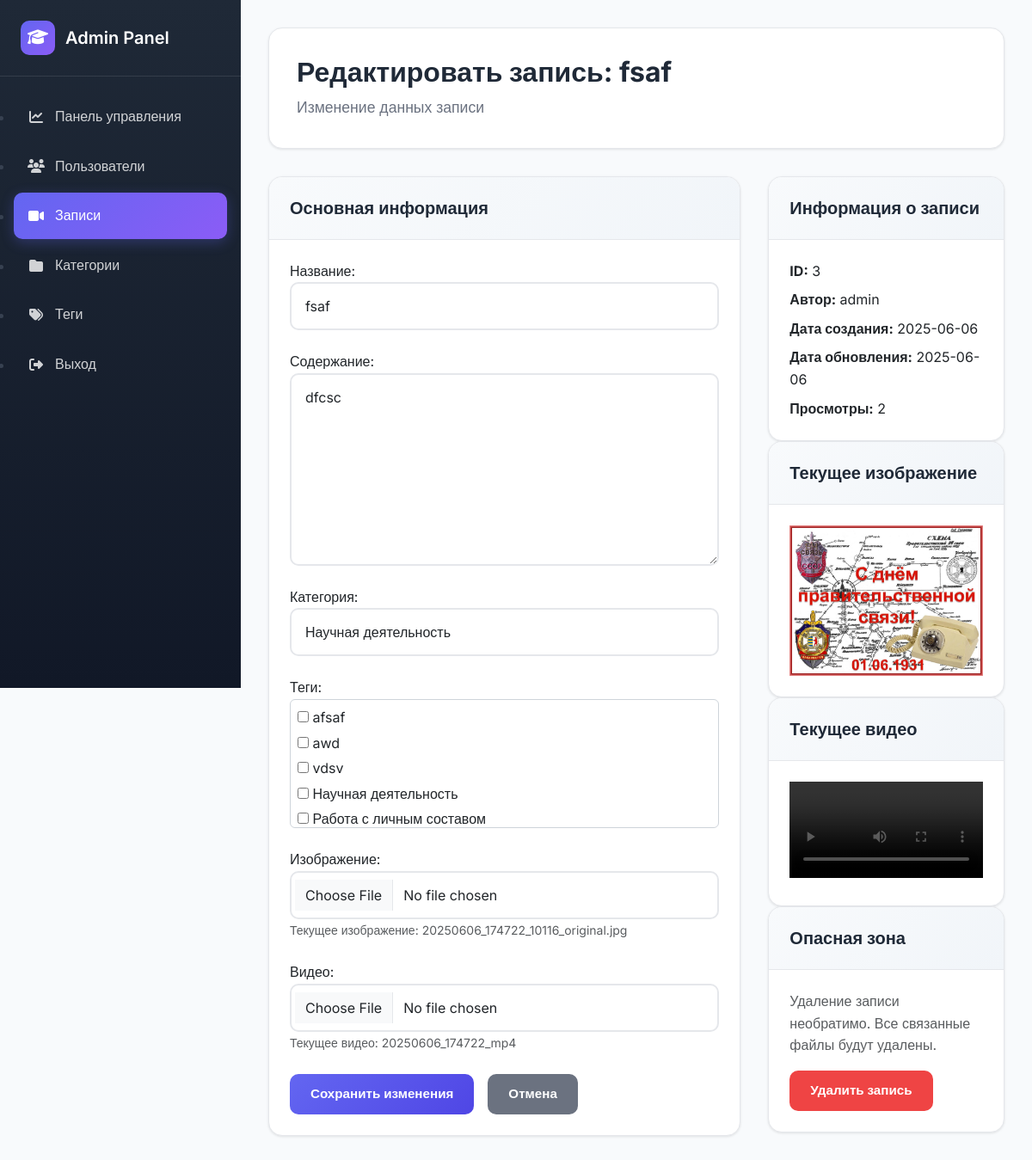
The page /admin/recordings/3/edit (signed in) on the database its author committed.
### tables this page shows
CREATE TABLE recordings (
            id INTEGER PRIMARY KEY AUTOINCREMENT,
            title TEXT NOT NULL,
            content TEXT,
            image_path TEXT,
            video_path TEXT,
            category_id INTEGER,
            author_id INTEGER,
            created_at TIMESTAMP DEFAULT CURRENT_TIMESTAMP,
            updated_at TIMESTAMP DEFAULT CURRENT_TIMESTAMP,
            views INTEGER DEFAULT 0,
            FOREIGN KEY (category_id) REFERENCES categories (id),
            FOREIGN KEY (author_id) REFERENCES users (id)
        );

CREATE TABLE categories (
            id INTEGER PRIMARY KEY AUTOINCREMENT,
            name TEXT UNIQUE NOT NULL,
            created_at TIMESTAMP DEFAULT CURRENT_TIMESTAMP
        );

CREATE TABLE tags (
            id INTEGER PRIMARY KEY AUTOINCREMENT,
            name TEXT UNIQUE NOT NULL,
            created_at TIMESTAMP DEFAULT CURRENT_TIMESTAMP
        );

CREATE TABLE users (
            id INTEGER PRIMARY KEY AUTOINCREMENT,
            username TEXT UNIQUE NOT NULL,
            email TEXT UNIQUE NOT NULL,
            password_hash TEXT NOT NULL,
            role TEXT DEFAULT 'user',
            avatar TEXT,
            bio TEXT,
            created_at TIMESTAMP DEFAULT CURRENT_TIMESTAMP,
            last_login TIMESTAMP,
            is_active BOOLEAN DEFAULT 1
        );

### backend/app.py (the view, shortened to what this page needs)
@app.route('/admin/recordings/<int:recording_id>/edit', methods=['GET', 'POST'])
@admin_required
def edit_recording(recording_id):
    db = get_db()
    cursor = db.cursor()
    cursor.execute('''
        SELECT r.*, c.name as category_name, u.username as author_username
        FROM recordings r
        LEFT JOIN categories c ON r.category_id = c.id
        LEFT JOIN users u ON r.author_id = u.id
        WHERE r.id = ?
    ''', (recording_id,))
    recording = cursor.fetchone()
    if not recording:
        flash('Recording not found', 'error')
        return redirect(url_for('admin_recordings'))
    cursor.execute('''
        SELECT t.id, t.name FROM tags t
        JOIN recording_tags rt ON t.id = rt.tag_id
        WHERE rt.recording_id = ?
    ''', (recording_id,))
    recording_tags = cursor.fetchall()
    cursor.execute('SELECT * FROM categories ORDER BY name')
    categories = cursor.fetchall()
    cursor.execute('SELECT * FROM tags ORDER BY name')
    tags = cursor.fetchall()
    return render_template('admin/edit_recording.html',
                         recording=recording,
                         recording_tags=recording_tags,
                         categories=categories,
                         tags=tags)

### backend/app.py (called while the page is built)
def get_db():
    if 'db' not in g:
        g.db = sqlite3.connect(app.config['DATABASE'])
        g.db.row_factory = sqlite3.Row
    return g.db

def close_db_1(e=None):
    db = g.pop('db', None)
    if db is not None:
        db.close()

@app.before_request
def handle_preflight():
    if request.method == "OPTIONS":
        response = jsonify({'message': 'OK'})
        response.headers.add("Access-Control-Allow-Origin", "*")
        response.headers.add('Access-Control-Allow-Headers', "*")
        response.headers.add('Access-Control-Allow-Methods', "*")
        return response

@app.before_request
def log_request_info():
    if app.debug:
        print(f"Request: {request.method} {request.url}")
        if request.is_json:
            print(f"JSON: {request.get_json()}")

@app.after_request
def after_request(response):
    response.headers.add('Access-Control-Allow-Origin', '*')
    response.headers.add('Access-Control-Allow-Headers', 'Content-Type,Authorization')
    response.headers.add('Access-Control-Allow-Methods', 'GET,PUT,POST,DELETE,OPTIONS')
    return response

def admin_required(f):
    @wraps(f)
    def decorated_function(*args, **kwargs):
        if 'admin_user_id' not in session:
            return redirect(url_for('admin_login'))
        return f(*args, **kwargs)
    return decorated_function

### backend/templates/admin/edit_recording.html (shortened to what this page needs)
{% extends "admin/base.html" %}
{% block content %}
<div class="page-header">
    <h2>Редактировать запись: {{ recording.title }}</h2>
    <p>Изменение данных записи</p>
</div>
<div style="display: grid; grid-template-columns: 2fr 1fr; gap: 2rem;">
    <div class="card">
        <div class="card-header">
            <h3>Основная информация</h3>
        </div>
        <div class="card-body">
            <form method="POST" enctype="multipart/form-data">
                <div class="form-group">
                    <label for="title">Название:</label>
                    <input type="text" id="title" name="title" class="form-control"
                           value="{{ recording.title }}" required>
                </div>
                <div class="form-group">
                    <label for="content">Содержание:</label>
                    <textarea id="content" name="content" class="form-control" rows="8">{{ recording.content or '' }}</textarea>
                </div>
                <div class="form-group">
                    <label for="category_id">Категория:</label>
                    <select id="category_id" name="category_id" class="form-control">
                        {% for category in categories %}
                            <option value="{{ category.id }}" {% if recording.category_id == category.id %}selected{% endif %}>
                                {{ category.name }}
                            </option>
                        {% endfor %}
                    </select>
                </div>
                <div class="form-group">
                    <label for="tag_ids">Теги:</label>
                    <div style="max-height: 150px; overflow-y: auto; border: 1px solid #ced4da; padding: 0.5rem; border-radius: 0.375rem;">
                        {% for tag in tags %}
                            <label style="display: block; margin-bottom: 0.25rem;">
                                <input type="checkbox" name="tag_ids" value="{{ tag.id }}"
                                       >
                                {{ tag.name }}
                            </label>
                        {% endfor %}
                    </div>
                </div>
                <div class="form-group">
                    <label for="image">Изображение:</label>
                    <input type="file" id="image" name="image" class="form-control" accept="image/*">
                    {% if recording.image_path %}
                        <small class="text-muted">Текущее изображение: {{ recording.image_path.split('/')[-1] }}</small>
                    {% endif %}
                </div>
                <div class="form-group">
                    <label for="video">Видео:</label>
                    <input type="file" id="video" name="video" class="form-control" accept="video/*">
                    {% if recording.video_path %}
                        <small class="text-muted">Текущее видео: {{ recording.video_path.split('/')[-1] }}</small>
                    {% endif %}
                </div>
                <div style="display: flex; gap: 1rem;">
                    <button type="submit" class="btn btn-primary">Сохранить изменения</button>
                    <a href="{{ url_for('admin_recordings') }}" class="btn btn-secondary">Отмена</a>
                </div>
            </form>
        </div>
    </div>
    <div>
        <div class="card">
            <div class="card-header">
                <h3>Информация о записи</h3>
            </div>
            <div class="card-body">
                <div style="display: grid; gap: 0.5rem;">
                    <div><strong>ID:</strong> {{ recording.id }}</div>
                    <div><strong>Автор:</strong> {{ recording.author_username or 'Неизвестно' }}</div>
                    <div><strong>Дата создания:</strong> {{ recording.created_at[:10] if recording.created_at else 'Неизвестно' }}</div>
                    <div><strong>Дата обновления:</strong> {{ recording.updated_at[:10] if recording.updated_at else 'Неизвестно' }}</div>
                    <div><strong>Просмотры:</strong> {{ recording.views }}</div>
                </div>
            </div>
        </div>
        {% if recording.image_path %}
        <div class="card">
            <div class="card-header">
                <h3>Текущее изображение</h3>
            </div>
            <div class="card-body">
                <img src="{{ recording.image_path }}" style="max-width: 100%; height: auto;" alt="Recording image">
            </div>
        </div>
        {% endif %}
        {% if recording.video_path %}
        <div class="card">
            <div class="card-header">
                <h3>Текущее видео</h3>
            </div>
            <div class="card-body">
                <video controls style="max-width: 100%; height: auto;">
                    <source src="{{ recording.video_path }}" type="video/mp4">
                </video>
            </div>
        </div>
        {% endif %}
        <div class="card">
            <div class="card-header">
                <h3>Опасная зона</h3>
            </div>
            <div class="card-body">
                <p class="text-muted">Удаление записи необратимо. Все связанные файлы будут удалены.</p>
                <form method="POST" action="{{ url_for('delete_recording_admin', recording_id=recording.id) }}">
                    <button type="submit" class="btn btn-danger"
                            onclick="return confirm('Вы уверены, что хотите удалить запись {{ recording.title }}? Это действие необратимо!')">
                        Удалить запись
                    </button>
                </form>
            </div>
        </div>
    </div>
</div>
{% endblock %}

### backend/templates/admin/base.html (style rules this page uses)
:root { --primary-color: #6366f1; --primary-dark: #4f46e5; --secondary-color: #8b5cf6; --success-color: #10b981; --warning-color: #f59e0b; --danger-color: #ef4444; --dark-color: #1f2937; --light-color: #f8fafc; --border-color: #e5e7eb; --sidebar-width: 280px; --header-height: 70px; }
* { margin: 0; padding: 0; box-sizing: border-box; }
body { font-family: 'Inter', sans-serif; background: #f8fafc; color: #374151; line-height: 1.6; }
.page-header { background: white; border-radius: 16px; padding: 2rem; margin-bottom: 2rem; box-shadow: 0 1px 3px rgba(0, 0, 0, 0.1); border: 1px solid var(--border-color); }
.page-header h2 { color: var(--dark-color); font-weight: 700; margin-bottom: 0.5rem; font-size: 2rem; }
.page-header p { color: #6b7280; margin: 0; font-size: 1.1rem; }
.card { background: white; border-radius: 16px; box-shadow: 0 1px 3px rgba(0, 0, 0, 0.1); border: 1px solid var(--border-color); overflow: hidden; transition: all 0.3s ease; }
.card-header { background: linear-gradient(135deg, #f8fafc, #f1f5f9); padding: 1.5rem; border-bottom: 1px solid var(--border-color); }
.card-header h3 { color: var(--dark-color); font-weight: 600; margin: 0; font-size: 1.25rem; }
.card-body { padding: 1.5rem; }
.form-group { margin-bottom: 1.5rem; }
.form-control, .form-select { width: 100%; padding: 0.875rem 1rem; border: 2px solid var(--border-color); border-radius: 10px; font-size: 1rem; transition: all 0.3s ease; background: white; }
.form-control::placeholder { color: #9ca3af; }
.btn { display: inline-flex; align-items: center; gap: 0.5rem; padding: 0.75rem 1.5rem; border: none; border-radius: 10px; font-weight: 600; text-decoration: none; cursor: pointer; transition: all 0.3s ease; font-size: 0.95rem; }
.btn-primary { background: linear-gradient(135deg, var(--primary-color), var(--primary-dark)); color: white; }
.btn-secondary { background: #6b7280; color: white; }
.btn-danger { background: var(--danger-color); color: white; }
.text-muted { color: #6b7280; }

### backend/templates/admin/edit_recording.html (style rules this page uses)
.text-muted { color: #6c757d; }

### rows shown on the page
recordings: title "fsaf", content "dfcsc", category_id "Научная деятельность", image_path "20250606_174722_10116_original.jpg", video_path "20250606_174722_mp4", id "3", created_at "2025-06-06", updated_at "2025-06-06", views "2", image_path (picture)
tags: name "afsaf"
tags: name "awd"
tags: name "vdsv"
tags: name "Научная деятельность"
tags: name "Работа с личным составом"
users: username "admin"
